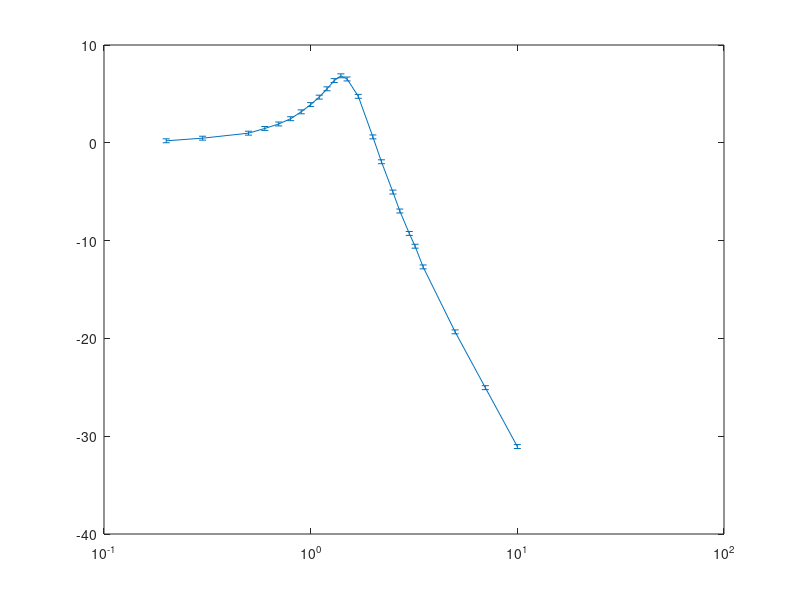

Write the MATLAB code that produced this figure. (Note: this script raises an error after producing the figure.)
close all

Vin = 500;

data = [0.2,512,0
	0.3,528,20
	0.5,560,20
	0.6,592,40
	0.7,624,50
	0.8,664,60
	0.9,720,60
	1.0,784,70
	1.1,856,80
	1.2,944,90
	1.3,1040,116
	1.4,1100,136
	1.5,1060,150
	1.7,864,190
	2.0,536,180
	2.2,400,180
	2.5,280,160
	2.7,224,150
	3.0,172,150
	3.2,148,150
	3.5,116,130
	5,54,92
	7,28,64
	10,14,44];

dim = size(data);
freq = zeros(dim(1),1);
mod = zeros(dim(1),1);
phase = zeros(dim(1),1);
for i=1:1:dim
    freq(i)=data(i, 1);
    mod(i)=20*log10(data(i, 2)/Vin);
    phase(i)=-(data(i, 3).*10^-3).*freq(i).*360;
end

disp(mod);
disp(phase);

error = ones(dim(1),1)*0.2;
error1 = ones(dim(1),1)*0.01;

figure(3);

ax = axes();
ln1 = errorbar(freq, mod, error);
set(ax, 'XScale', 'log');

%ln1 = semilogx(freq,mod);
ln1.LineWidth = 1.5;
ln1.Marker = 'o';
title('Magnitude bode plot')
xlabel('Frequency [kHz]') 
ylabel('Magniture [dB]') 
y = mod(2)-3;
%line([10,1000],[y,y],'color', 'red')
%line([freq(10),freq(10)],[5,y],'color', 'red')

figure(4)
%ln2 = semilogx(freq,phase);

ax1 = axes();
ln2 = errorbar(freq, phase, error1);
set(ax1, 'XScale', 'log');

ln2.LineWidth = 1.5;
ln2.Marker = 'o';
title('Phase bode plot')
xlabel('Frequency [kHz]') 
ylabel('Phase [degrees]')
%line([freq(10),freq(10)],[-300,phase(10)],'color', 'red')
%line([10,freq(10)],[phase(10),phase(10)],'color', 'red')